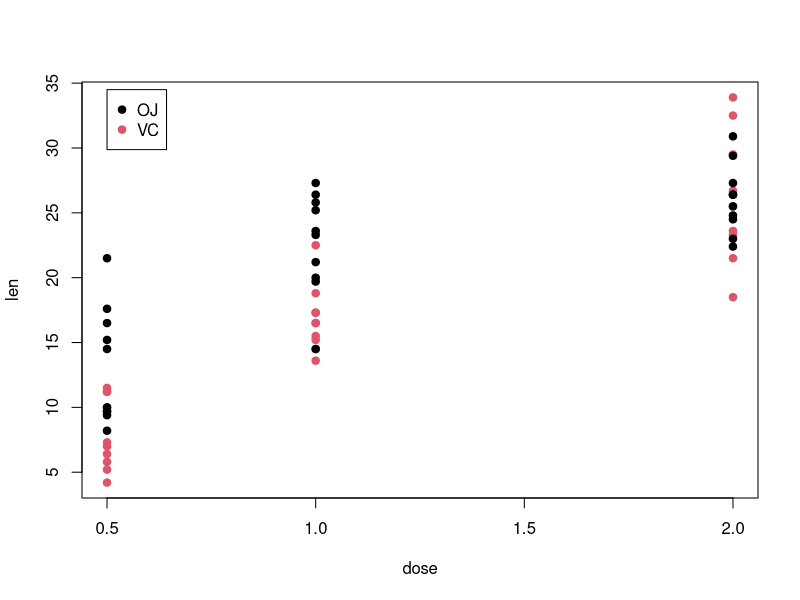

Recreate this plot in R.
## ---- chunk 1
knitr::opts_chunk$set(echo = TRUE)
## ---- chunk 2
data <- ToothGrowth
head(data)
tail(data)
str(data)

plot(data$dose, data$len, xlab = "dose", ylab = "len", pch=19, col=data$supp)
legend(x=0.5, y=34.5, legend = levels(data$supp), col = c(1,2), pch=19)
## ---- chunk 3
summary(data)
## ---- chunk 4
t_test_supp <- t.test(ToothGrowth$len[ToothGrowth$supp == "OJ"], ToothGrowth$len[ToothGrowth$supp == "VC"], paired = FALSE, var.equal = FALSE)

t_test_supp
## ---- chunk 5
t_test_dose <- t.test(ToothGrowth$len[ToothGrowth$dose == 1], ToothGrowth$len[ToothGrowth$dose == 2], paired = FALSE, var.equal = TRUE)

t_test_dose
